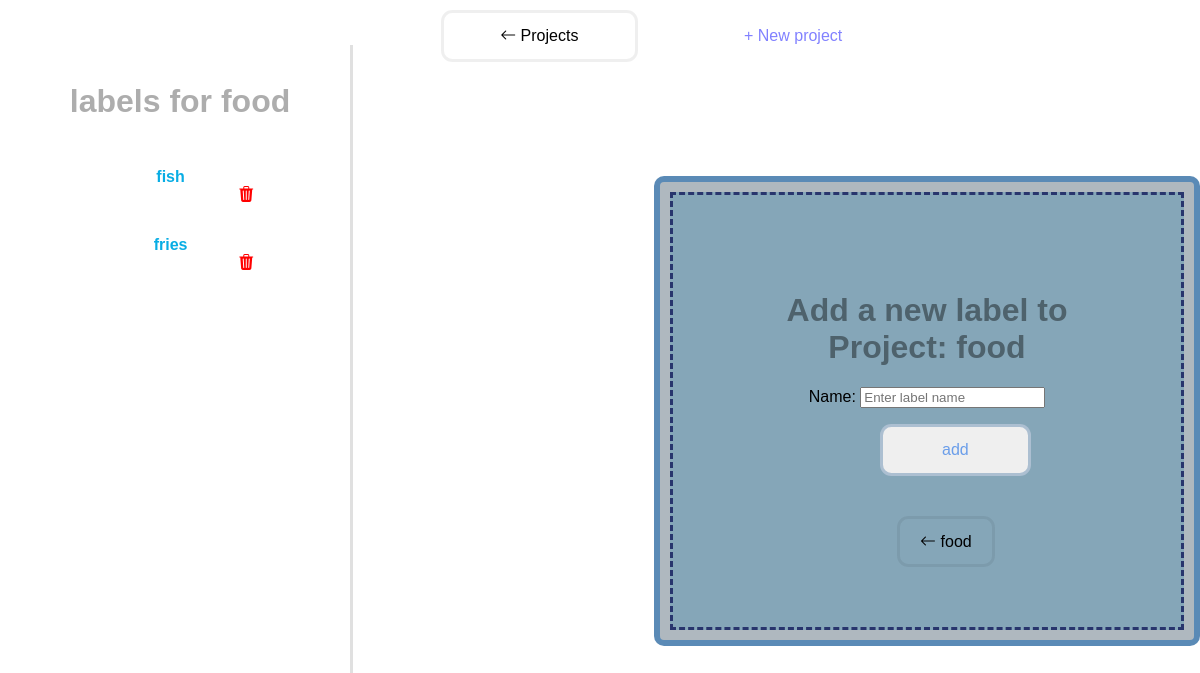
Screenshot of /project/28/createlabel/ with the database file from the repository.
### annotation/models.py (models this page shows, shortened)
class Project(models.Model):
    name = models.CharField(max_length=255)
    description = models.TextField()

class Label(models.Model):
    project = models.ForeignKey(Project, related_name='labels', on_delete=models.CASCADE)
    name = models.CharField(max_length=255)

### annotation/views.py (the view)
# urls.py: path('project/<int:project_id>/createlabel/', views.createlabel, name='createlabel'),
def createlabel(request, project_id):
    labels = []
    if project_id:
        selected_project = get_object_or_404(Project, id=project_id)
        labels = selected_project.labels.all()
    project = get_object_or_404(Project, id=project_id)
    if request.method == 'POST':
        label_form = LabelForm(request.POST, request.FILES)
        if label_form.is_valid():
            Label = label_form.save(commit=False)
            Label.project = project
            Label.save()
            '''return redirect('project_list', project_id=project.id)'''
    else:
        label_form = LabelForm()
    return render(request, 'annotation/createlabel.html', {
        'project': project,
        'label_form': label_form,
        'labels':labels
    })

### annotation/forms.py
class LabelForm(forms.ModelForm):
    class Meta:
        model = Label
        fields = ['name']
        widgets = {
            'name': forms.TextInput(attrs={
                'class': 'form-control',  # Bootstrap styling
                'placeholder': 'Enter label name',  # Placeholder text
            }),
        }

### annotation/templates/annotation/createlabel.html (shortened to what this page needs)
{% extends 'annotation/base.html' %}
{% block content %}
<div class="wrapper" style="display: flex;">
    <div class="labels" style="margin-right:2cm;" class="sidebar">
        <h1 style="text-align: center;color:rgba(0, 0, 0, 0.322); margin-top: 1cm">labels for {{project.name}}</h1>
        <ul style="margin-top: 1cm; ">
            {% for label in labels %}
                <li class="project">
                    <div >
                        <div class="{% if selected_project and project.id == selected_project.id %}active{% endif %}">
                            {{ label.name }}
                        </div>
                        <a class="delete" href="{% url 'deletelabel' project_id=project.id label_id=label.id %}" class="btn btn-danger"><i class="bi bi-trash3-fill"></i></a>
                    </div>
                </li>
            {% endfor %}
        </ul>
    </div>
    <div class="parent_div">
<div class="container mt-5">
    <div class="line">
    <h1 style="color: rgba(0, 0, 0, 0.411);">Add a new label to Project: {{ project.name }}</h1>
    <form method="POST" enctype="multipart/form-data">
        {{ label_form.as_p }}
        <button class="functions" type="submit" class="btn btn-primary">add</button>
    </form>
    <a class="page" href="{% url 'project_list' project.id %}" class="btn btn-secondary mt-3"> <i class="bi bi-arrow-left"></i> {{ project.name }}</a>
</div></div></div>
</div>
{% endblock %}

### annotation/templates/annotation/base.html (style rules this page uses)
body { font-family: Arial, sans-serif; margin: 0; padding: 0; }

### annotation/templates/annotation/createlabel.html (style rules this page uses)
.delete { text-decoration: none; margin-left: 5cm; margin-right: 1cm; height: 1cm; width:0.5cm; text-align: center; color: red; background-color:white ; border-radius: 5px; }
.project { text-decoration: none; color: rgb(8, 173, 228); font-weight: bold; display: block; padding: 10px; border-radius: 0.3cm; margin-right: 0.5cm; height: .3in; }
.container { position: fixed; width: auto; height: auto; padding: 10px; border: 6px solid rgba(36, 109, 177, 0.603); background-color:rgba(2, 29, 51, 0.315); border-radius: 10px; margin-left: 4in; margin-top: 1in; }
.line { background-color:rgba(44, 129, 168, 0.315) ; width: auto; height: auto; padding: 2cm; border: 3px dashed rgba(8, 15, 83, 0.747); justify-content: center; text-align: center; }
.labels { position: fixed; top: 45px; left: 0; width: 340px; height: calc(100vh - 45px); padding-left: 10px; padding-right: 0; border-right: 3px solid rgba(0, 0, 0, 0.123);; overflow-y: auto; }
.labels ul { list-style: none; padding: 0; margin: 0; width: 100%; text-align: center; }
.labels ul li { margin-bottom: 20px; }
.functions { color:rgba(35, 113, 230, 0.651); font-size: medium; font-family: 'Franklin Gothic Medium', 'Arial Narrow', Arial, sans-serif; font-weight: 400; text-align: center; margin-left: 1.5cm; margin-bottom: 1.5cm; padding: 14px 20px; text-decoration: none; border-radius: 0.3cm; border: 3px solid rgba(31, 90, 146, 0.322); width:4cm ; }
.page { color: black; font-size: medium; font-family: 'Franklin Gothic Medium', 'Arial Narrow', Arial, sans-serif; font-weight: 400; text-align: center; margin-left: 1cm; margin-top: 1cm; padding: 14px 20px; text-decoration: none; border-radius: 0.3cm; border: 3px solid rgba(0, 0, 0, 0.062); width:4cm ; }

### rows the page displays
Project: name "food"
Label: name "fish"
Label: name "fries"
